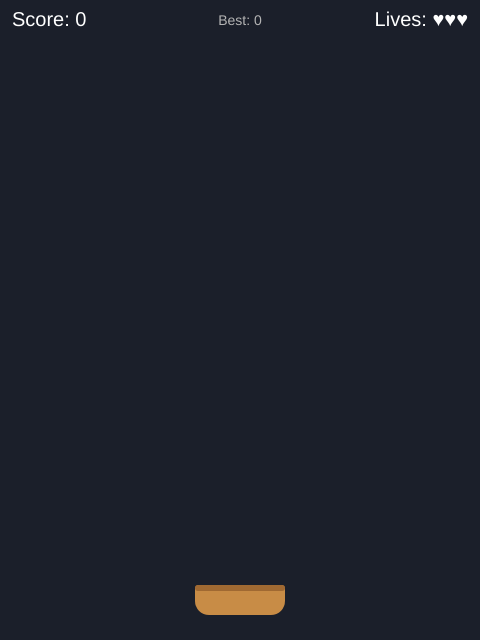
Frame 1 (no input)
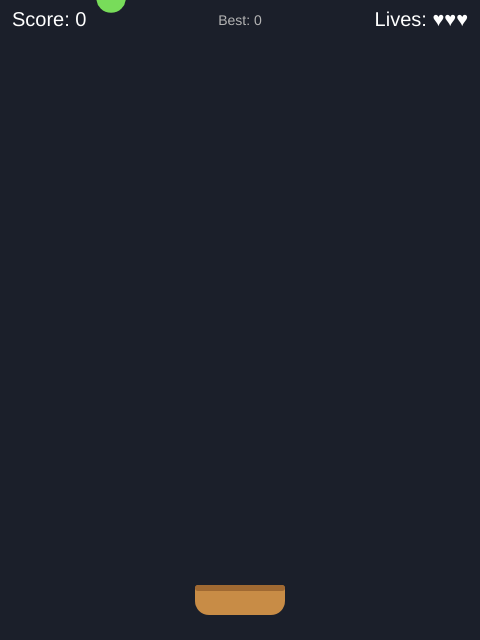
Frame 60 (no input)
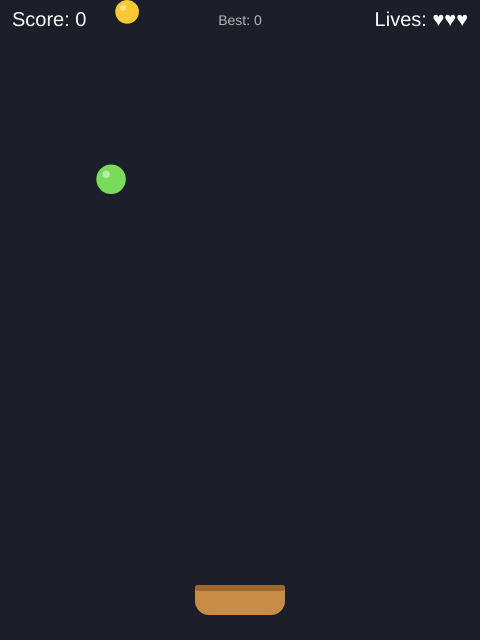
Frame 120 (the mouse pressed at the canvas centre since frame 60)

The p5.js sketch that drew these frames (run headless with seeded random() and noise() and a simulated clock; from frame 60 on, the mouse is pressed at the canvas centre):

// p5.js sketch
// ── sketch.js
// Catch the Falling Objects
// Controls: mouse or LEFT/RIGHT arrows (or A/D) to move the basket.
// Catch fruit for points, avoid bombs. Missing fruit or catching a bomb costs a life.

const W = 480;
const H = 640;

let basket;
let objects = [];
let score;
let lives;
let highScore = 0;
let spawnTimer;
let gameOver;

function setup() {
  createCanvas(W, H);
  textFont("sans-serif");
  resetGame();
}

function resetGame() {
  basket = { x: W / 2, y: H - 40, w: 90, h: 30, speed: 7 };
  objects = [];
  score = 0;
  lives = 3;
  spawnTimer = 0;
  gameOver = false;
}

function draw() {
  background(27, 31, 42);

  if (!gameOver) {
    updateGame();
  }

  drawObjects();
  drawBasket();
  drawHUD();

  if (gameOver) drawGameOver();
}

function updateGame() {
  // Basket movement: keyboard, otherwise follow the mouse
  if (keyIsDown(LEFT_ARROW) || keyIsDown(65)) {
    basket.x -= basket.speed;
  } else if (keyIsDown(RIGHT_ARROW) || keyIsDown(68)) {
    basket.x += basket.speed;
  } else if (mouseX > 0 && mouseX < width) {
    basket.x = lerp(basket.x, mouseX, 0.3);
  }
  basket.x = constrain(basket.x, basket.w / 2, W - basket.w / 2);

  // Spawn objects; gets faster as score grows
  const spawnRate = max(20, 55 - floor(score / 50) * 3);
  spawnTimer++;
  if (spawnTimer >= spawnRate) {
    spawnTimer = 0;
    objects.push(makeObject());
  }

  // Update objects
  for (let i = objects.length - 1; i >= 0; i--) {
    const o = objects[i];
    o.y += o.vy;

    // Caught?
    const caught =
      o.y + o.r > basket.y - basket.h / 2 &&
      o.y - o.r < basket.y + basket.h / 2 &&
      o.x > basket.x - basket.w / 2 - o.r / 2 &&
      o.x < basket.x + basket.w / 2 + o.r / 2;

    if (caught) {
      if (o.bomb) {
        lives--;
      } else {
        score += 10;
      }
      objects.splice(i, 1);
    } else if (o.y - o.r > H) {
      // Missed
      if (!o.bomb) lives--;
      objects.splice(i, 1);
    }
  }

  if (lives <= 0) {
    gameOver = true;
    highScore = max(highScore, score);
  }
}

function makeObject() {
  const bomb = random() < 0.2;
  const baseSpeed = 2.5 + score / 150;
  return {
    x: random(20, W - 20),
    y: -20,
    r: bomb ? 14 : random(11, 16),
    vy: baseSpeed + random(0, 1.5),
    bomb: bomb,
    col: bomb ? color(60) : color(random([[255, 80, 80], [255, 200, 50], [120, 220, 90]])),
  };
}

function drawObjects() {
  noStroke();
  for (const o of objects) {
    if (o.bomb) {
      fill(50);
      circle(o.x, o.y, o.r * 2);
      stroke(255, 160, 0);
      strokeWeight(2);
      line(o.x, o.y - o.r, o.x + 5, o.y - o.r - 7);
      noStroke();
      fill(255, 60, 60);
      circle(o.x + 5, o.y - o.r - 7, 5);
    } else {
      fill(o.col);
      circle(o.x, o.y, o.r * 2);
      fill(255, 255, 255, 120);
      circle(o.x - o.r / 3, o.y - o.r / 3, o.r / 2);
    }
  }
}

function drawBasket() {
  noStroke();
  fill(200, 140, 70);
  rectMode(CENTER);
  rect(basket.x, basket.y, basket.w, basket.h, 4, 4, 14, 14);
  fill(160, 105, 50);
  rect(basket.x, basket.y - basket.h / 2 + 3, basket.w, 6, 3);
}

function drawHUD() {
  fill(255);
  textSize(20);
  textAlign(LEFT, TOP);
  text("Score: " + score, 12, 10);
  textAlign(RIGHT, TOP);
  text("Lives: " + "♥".repeat(max(lives, 0)), W - 12, 10);
  textAlign(CENTER, TOP);
  textSize(14);
  fill(180);
  text("Best: " + highScore, W / 2, 14);
}

function drawGameOver() {
  fill(0, 0, 0, 170);
  rectMode(CORNER);
  rect(0, 0, W, H);
  fill(255);
  textAlign(CENTER, CENTER);
  textSize(40);
  text("Game Over", W / 2, H / 2 - 40);
  textSize(22);
  text("Score: " + score, W / 2, H / 2 + 5);
  textSize(16);
  fill(200);
  text("Click or press SPACE to play again", W / 2, H / 2 + 45);
}

function mousePressed() {
  if (gameOver) resetGame();
}

function keyPressed() {
  if (gameOver && key === " ") resetGame();
}
